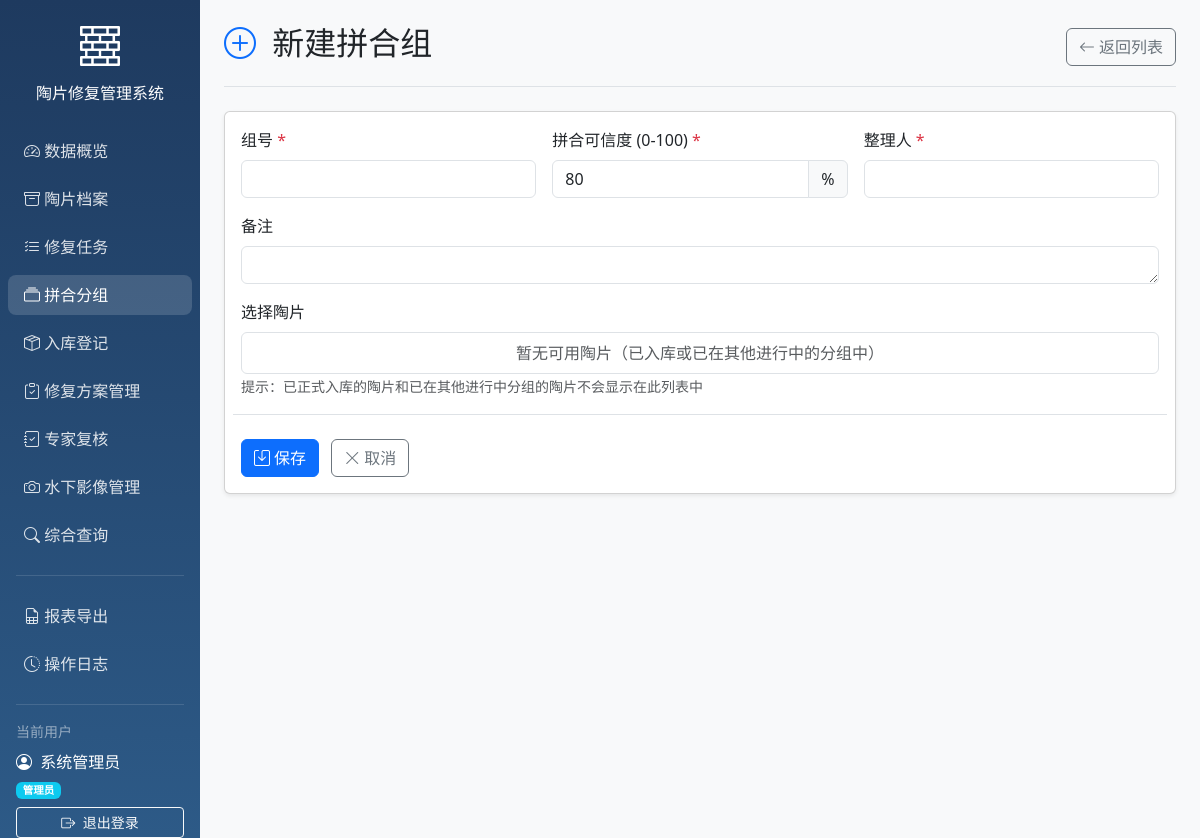
/groups/add (signed in), run on an earlier commit of the app's database.
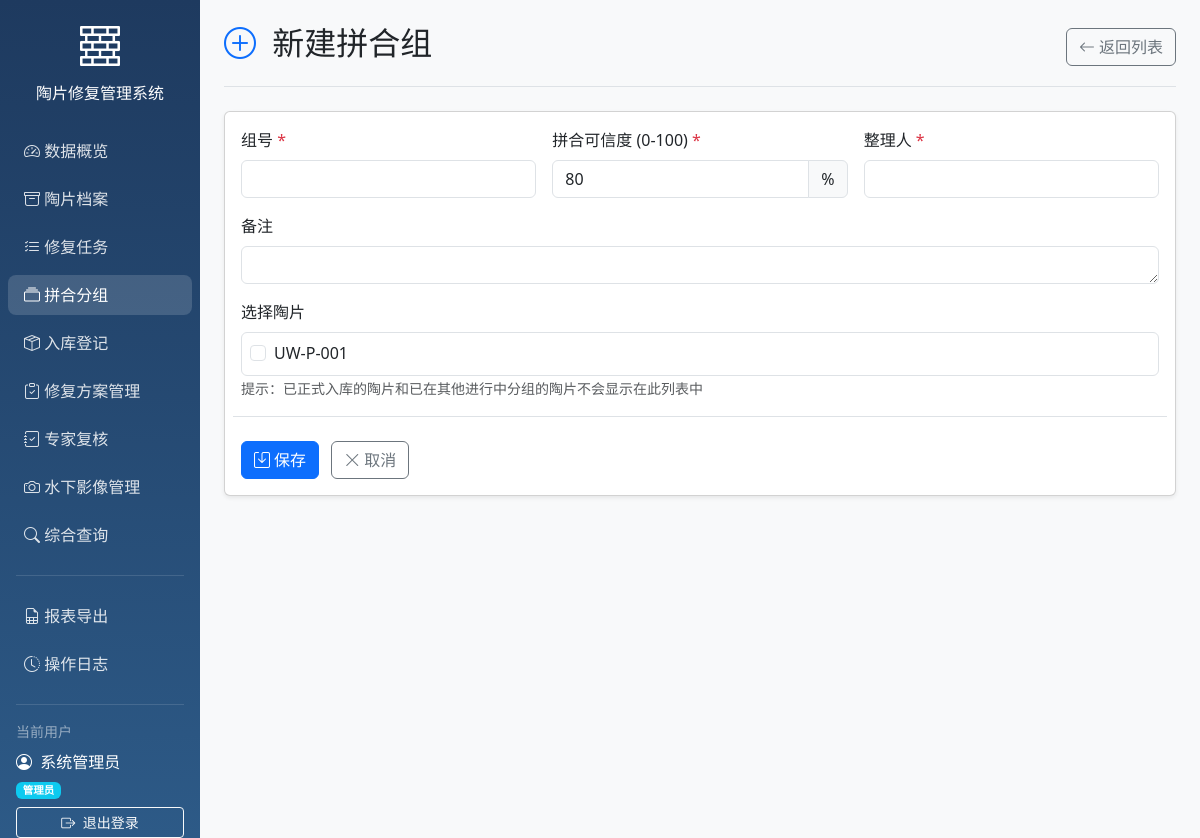
And on a later commit of the database.
### models/models.py (models this page shows)
class Pottery(Base):
    __tablename__ = "potteries"
    id = Column(Integer, primary_key=True, index=True)
    pottery_number = Column(String, unique=True, index=True)
    water_area = Column(String)
    trench_number = Column(String)
    material = Column(String)
    decoration_description = Column(Text)
    damage_level = Column(String)
    current_status = Column(String)
    recovery_date = Column(Date)
    created_at = Column(DateTime(timezone=True), server_default=func.now())
    updated_at = Column(DateTime(timezone=True), onupdate=func.now())
    is_locked = Column(Boolean, default=False)
    cleaning_records = relationship("CleaningRecord", back_populates="pottery")
    pottery_groups = relationship("PotteryGroupMember", back_populates="pottery")
    storage_record = relationship("StorageRecord", uselist=False, back_populates="pottery")
    images = relationship("PotteryImage", back_populates="pottery", cascade="all, delete-orphan")
    repair_tasks = relationship("RepairTask", back_populates="pottery")

### main.py (the view)
@app.get("/groups/add", response_class=HTMLResponse)
async def add_group_page(
    request: Request,
    current_user: User = Depends(get_current_user),
    db: Session = Depends(get_db)
):
    stored_pottery_ids = [r[0] for r in db.query(StorageRecord.pottery_id).filter(StorageRecord.is_official == True).all()]
    active_group_members = db.query(PotteryGroupMember.pottery_id).join(PotteryGroup).filter(PotteryGroup.is_completed == False).all()
    active_pottery_ids = [r[0] for r in active_group_members]
    excluded_ids = stored_pottery_ids + active_pottery_ids
    available_potteries = db.query(Pottery).filter(~Pottery.id.in_(excluded_ids)).all()
    return templates.TemplateResponse("group_form.html", {
        "request": request,
        "current_user": current_user,
        "group": None,
        "available_potteries": available_potteries,
        "selected_potteries": []
    })

### templates/group_form.html (shortened to what the changed rows need)
{% extends "base.html" %}
{% block body %}
<div class="container-fluid">
    <div class="row">
        <main class="col-md-9 ms-sm-auto col-lg-10 px-md-4 main-content">
            <div class="d-flex justify-content-between flex-wrap flex-md-nowrap align-items-center pt-4 pb-3 mb-4 border-bottom">
                <h1 class="h2">
                    <i class="bi bi-{% if group %}pencil{% else %}plus-circle{% endif %} text-primary me-2"></i>
                    {% if group %}编辑拼合组{% else %}新建拼合组{% endif %}
                </h1>
            </div>
            <div class="card shadow-sm">
                <div class="card-body">
                    <form method="POST" class="row g-3">
                        <div class="col-12">
                            <div class="card border">
                                <div class="card-body p-2" style="max-height: 300px; overflow-y: auto;">
                                    {% if available_potteries %}
                                    <div class="row">
                                        {% for p in available_potteries %}
                                        <div class="col-md-4">
                                            <div class="form-check">
                                                <input class="form-check-input" type="checkbox"
                                                       name="pottery_ids" value="{{ p.id }}"
                                                       id="pottery_{{ p.id }}"
                                                       {% if p.id in selected_potteries %}checked{% endif %}>
                                                <label class="form-check-label" for="pottery_{{ p.id }}">
                                                    {{ p.pottery_number }}
                                                </label>
                                            </div>
                                        </div>
                                        {% endfor %}
                                    </div>
                                    {% else %}
                                    <p class="text-muted text-center mb-0">暂无可用陶片（已入库或已在其他进行中的分组中）</p>
                                    {% endif %}
                                </div>
                            </div>
                        </div>
                    </form>
                </div>
            </div>
        </main>
    </div>
</div>
{% endblock %}

What changed in the data, as far as the page shows it:
added Pottery: pottery_number "UW-P-001"
Also different on the page:
text no longer shown: "暂无可用陶片（已入库或已在其他进行中的分组中）"
